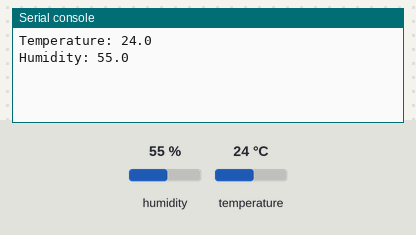
A program run on a simulated Raspberry Pi Pico running MicroPython. Parts: the last lines printed to the serial console. Inputs (shaded band) come from the test bench; at power-on: humidity 55 %, temperature 24 °C.

Above: at 1.2 s.
1.3 s: humidity set to 22 %
At 3.1 s:
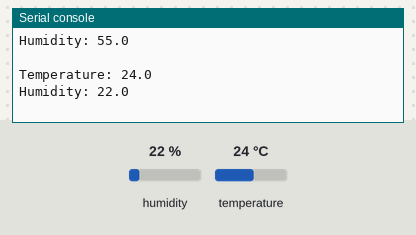
4.0 s: temperature set to 12 °C
At 4.7 s:
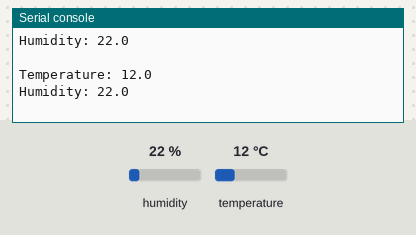
6.7 s: humidity set to 40 %
At 9.0 s:
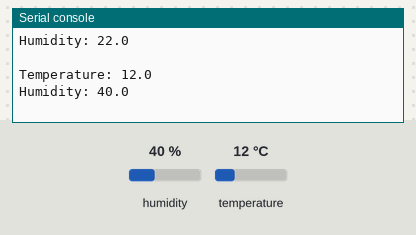
Timing chart, 0 to 10.5 s (numbered marks = the images above; inputs shaded):
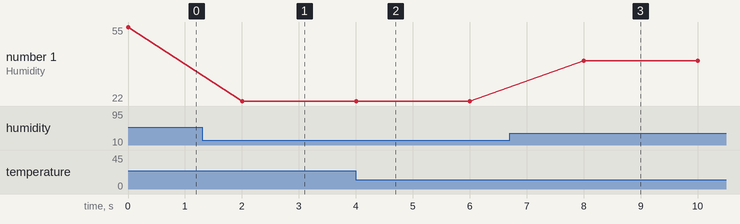

The program:

dht11_temperature.py
```python
from machine import Pin
from dht11 import DHT11
from utime import sleep

def main():
    pin = Pin(0, Pin.OUT, Pin.PULL_DOWN)
    dht = DHT11(pin)
    for i in range(1000):
        try:
            print('Temperature: %s' %str(dht.temperature))
            print('Humidity: %s\n' %str(dht.humidity))
        except Exception as e:
            print('Failed to get temperature and humidity: %s' %str(e))
            continue
        sleep(2)

if __name__ == '__main__':
    main()
```

Measured:
- after the input at 1.3 s, the serial console: prints a new line after 0.70 s (image 1)
- after the input at 4.0 s, the serial console: prints a new line at once (image 2)
- after the input at 6.7 s, the serial console: prints a new line after 1.3 s (image 3)
- plotted number 1: 55 → 22 after the input at 1.3 s, 22 → 40 after the input at 6.7 s
